Frame 1 (no input): blank canvas, image omitted
Frame 60 (the mouse pressed at the canvas centre just before this capture): blank canvas, image omitted
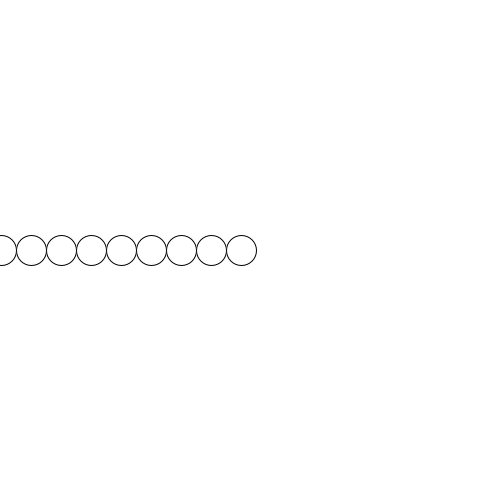
Frame 120 (the mouse held since frame 60 and released just before this capture)

The Processing sketch whose frames 1 and 60 were blank and that drew this single picture after the mouse press (run headless with seeded random() and noise(); from frame 60 on, the mouse is pressed at the canvas centre):

// Processing sketch: mouseXCircleLoop
// ── mouseXCircleLoop.pde
void setup(){
  size(500, 500);
  background(255);
}

void draw(){
 background(255);
 int x = 1;
 while (x < mouseX) {
   circle(x, mouseY, 30);
   x = x + 30;
 }
}
